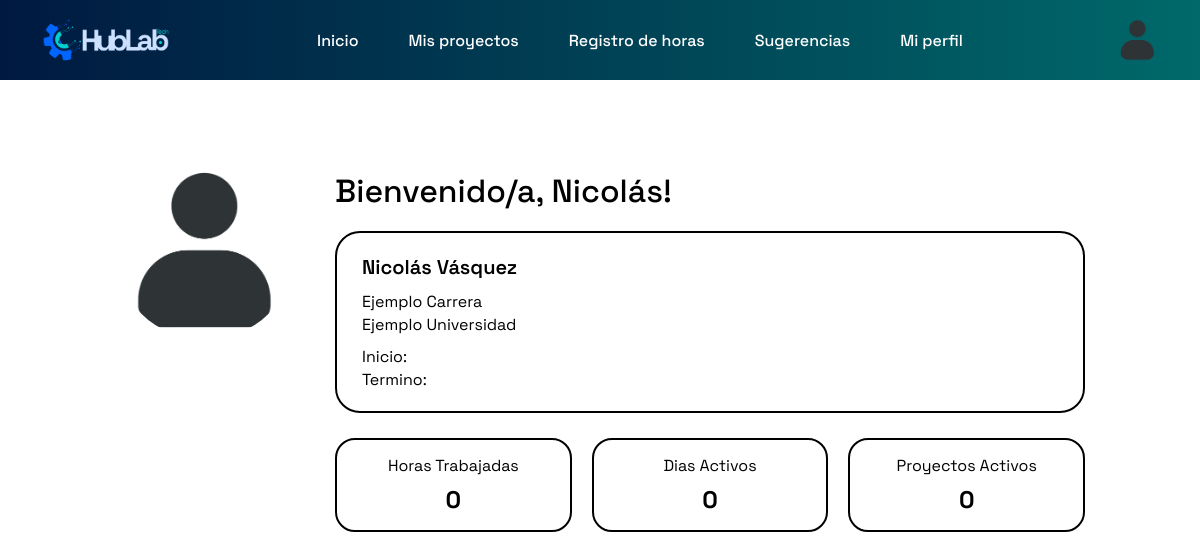
The app's page / (signed in), older data.
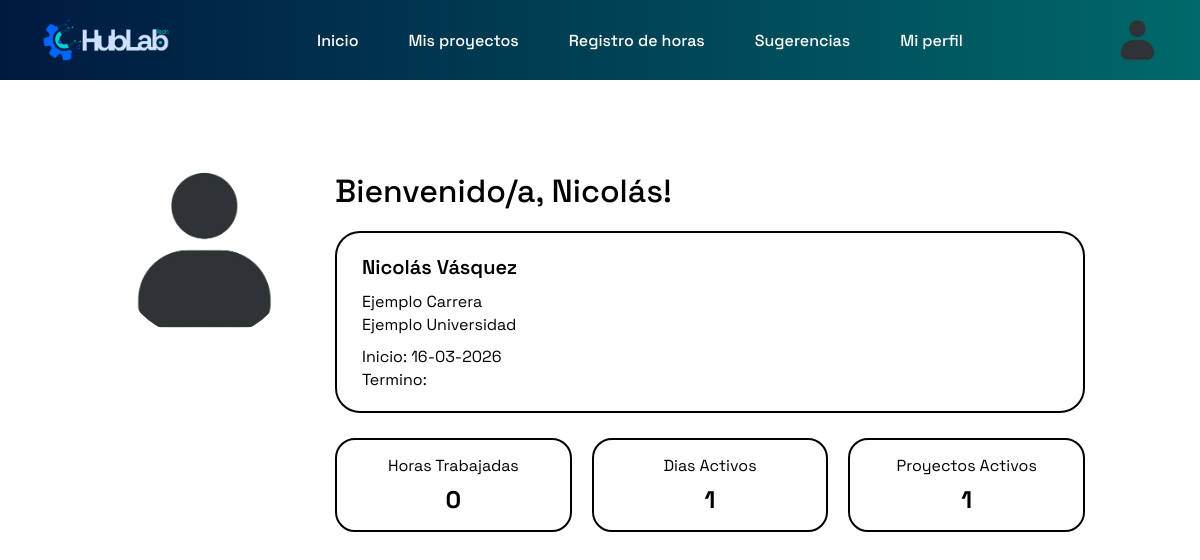
The same page, newer data.
### core/models.py (models this page shows, shortened)
class Practicante(models.Model):
    id = models.UUIDField(primary_key=True, default=uuid.uuid4, editable=False)
    user = models.OneToOneField(User, on_delete=models.CASCADE)
    rut = models.CharField(max_length=12, unique=True, null=True, blank=True)
    universidad = models.CharField(max_length=255, null=True, blank=True)
    carrera = models.CharField(max_length=255, null=True, blank=True)
    fecha_nacimiento = models.DateField(blank=True, null=True)
    fecha_inicio_practica = models.DateField(null=True, blank=True)
    fecha_termino_practica = models.DateField(null=True, blank=True)
    horas_requeridas = models.IntegerField(null=True, blank=True)
    celular = models.CharField(max_length=15, blank=True, null=True)
    es_controller = models.BooleanField(default=False)
    activo = models.BooleanField(default=True)
    foto_perfil = models.ImageField(upload_to="perfiles/", null=True, blank=True)
    fecha_creacion = models.DateTimeField(auto_now_add=True)

### core/views.py (the view)
# urls.py: path("", inicio, name="home"),
@login_required
def inicio(request):
    user = request.user
    if request.user.is_superuser:
        return redirect("admin_practicantes")
    practicante = Practicante.objects.get(user=user)
    jornadas = RegistroJornada.objects.filter(usuario=user)
    total_segundos = 0
    for j in jornadas:
        if j.horas_trabajadas:
            total_segundos += j.horas_trabajadas.total_seconds()
    horas_totales = int(total_segundos // 3600)
    dias_activos = jornadas.filter(hora_entrada__isnull=False).count()
    proyectos_activos = (
        ParticipacionProyecto.objects
        .filter(usuario=request.user, proyecto__estado="Activo")
        .values("proyecto_id")
        .distinct()
        .count()
    )
    return render(request, "inicio.html", {
        "practicante": practicante,
        "horas_totales": horas_totales,
        "dias_activos": dias_activos,
        "proyectos_activos": proyectos_activos,
    })

### core/context_processors.py (called while the page is built)
def _get_practicante(request):
    if not request.user.is_authenticated or request.user.is_superuser:
        return None
    return Practicante.objects.filter(user=request.user).first()

def navbar_avatar(request):
    avatar_url = None
    if request.user.is_authenticated:
        if request.user.is_superuser:
            perfil = _get_perfil_admin(request)
            if perfil and getattr(perfil, "foto_perfil", None):
                avatar_url = perfil.foto_perfil.url
        else:
            pract = _get_practicante(request)
            if pract and getattr(pract, "foto_perfil", None):
                avatar_url = pract.foto_perfil.url
    return {"navbar_avatar_url": avatar_url}

def es_controller(request):
    pract = _get_practicante(request)
    es_ctrl = bool(pract and pract.es_controller)
    return {"es_controller": es_ctrl}

def es_admin_path(request):
    path_actual = request.path or ""
    return {"es_admin_path": path_actual.startswith("/panel/")}

### core/templates/inicio.html (shortened to what this page needs)
{% extends "base.html" %}
{% load static %}
{% block content %}
<div class="inicio-wrap">
  <div class="top-section">
    {% if practicante.foto_perfil %}
      <img src="{{ practicante.foto_perfil.url }}" class="avatar" alt="Foto perfil">
    {% else %}
      <img src="{% static 'images/default-avatar.png' %}" class="avatar" alt="Foto perfil">
    {% endif %}
    <div class="right-block">
      <h1 class="bienvenida">
        Bienvenido/a, {{ request.user.first_name }}!
      </h1>
      <div class="perfil-card">
        <div class="perfil-nombre">
          {{ request.user.first_name }} {{ request.user.last_name }}
        </div>
        <div>{{ practicante.carrera }}</div>
        <div>{{ practicante.universidad }}</div>
        <div style="margin-top:10px;">
          Inicio: {{ practicante.fecha_inicio_practica|date:"d-m-Y" }}
        </div>
        <div>
          Termino: {{ practicante.fecha_termino_practica|date:"d-m-Y" }}
        </div>
      </div>
      <div class="stats">
        <div class="stat-box">
          <div class="stat-title">Horas Trabajadas</div>
          <div class="stat-num">{{ horas_totales }}</div>
        </div>
        <div class="stat-box">
          <div class="stat-title">Dias Activos</div>
          <div class="stat-num">{{ dias_activos }}</div>
        </div>
        <div class="stat-box">
          <div class="stat-title">Proyectos Activos</div>
          <div class="stat-num">{{ proyectos_activos }}</div>
        </div>
      </div>
    </div>
  </div>
</div>
{% endblock %}

Row changes from the older to the newer data that the page shows:
changed Practicante "Ejemplo Carrera": fecha_inicio_practica (not shown) → "16-03-2026"
Text that changed along with them:
{{ dias_activos }}: "0" → "1"
{{ proyectos_activos }}: "0" → "1"
